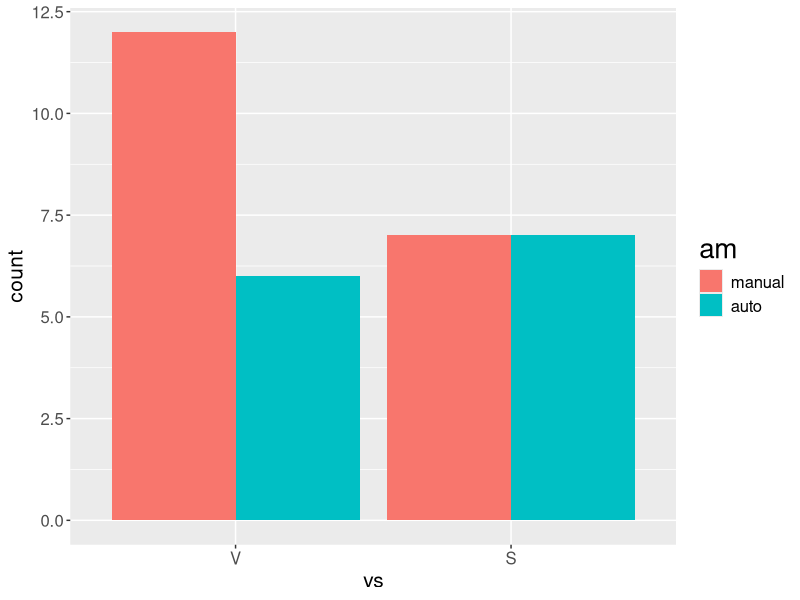
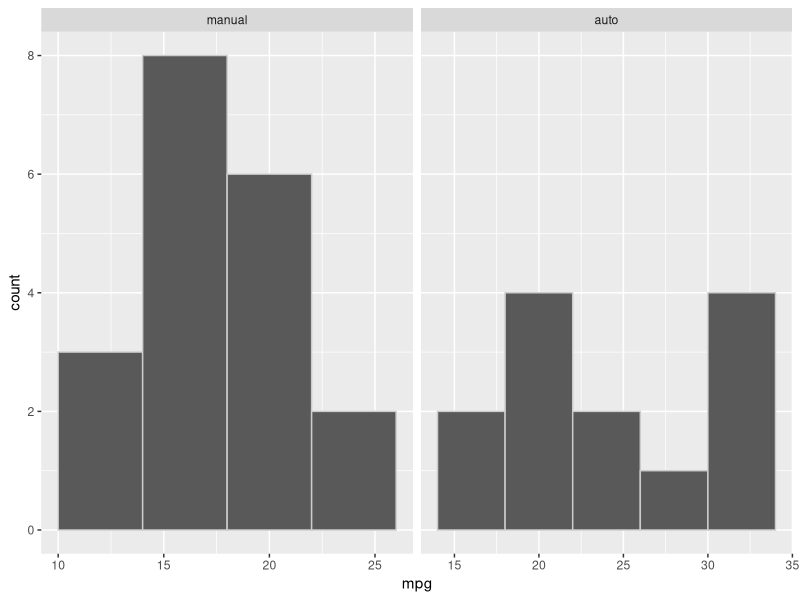
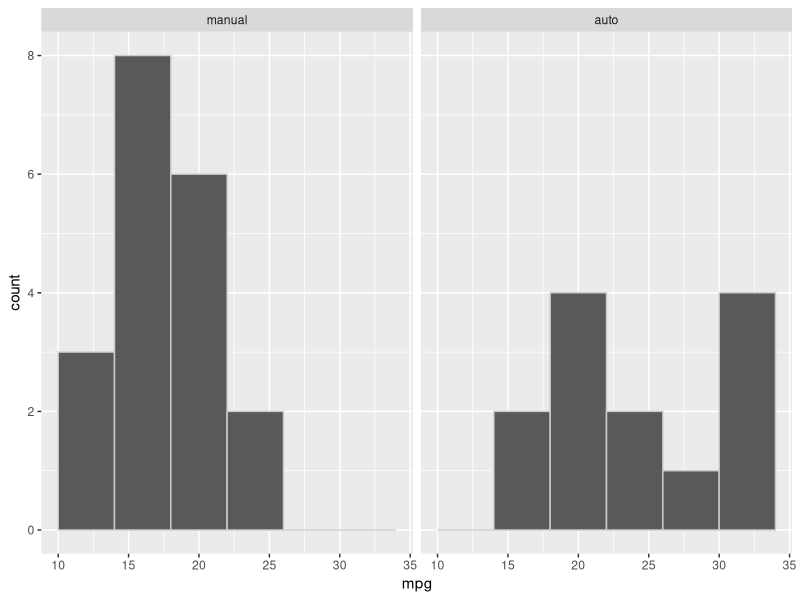
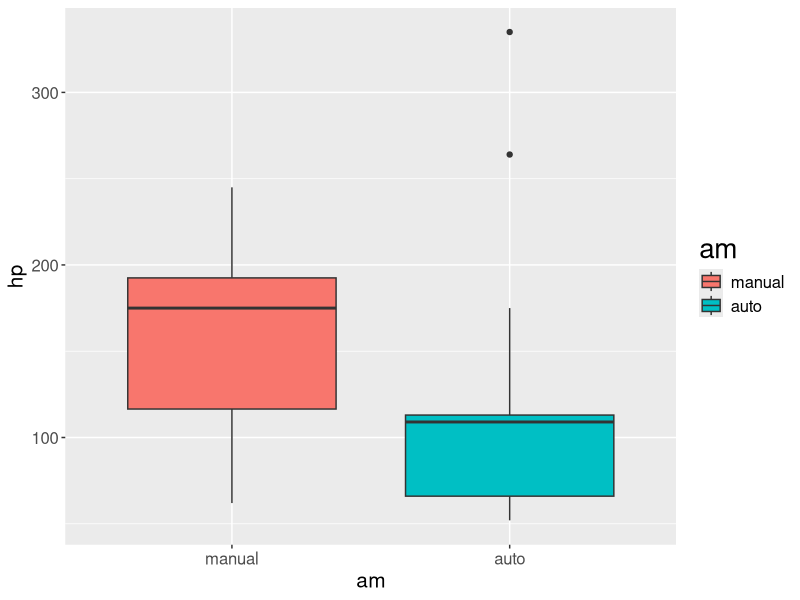
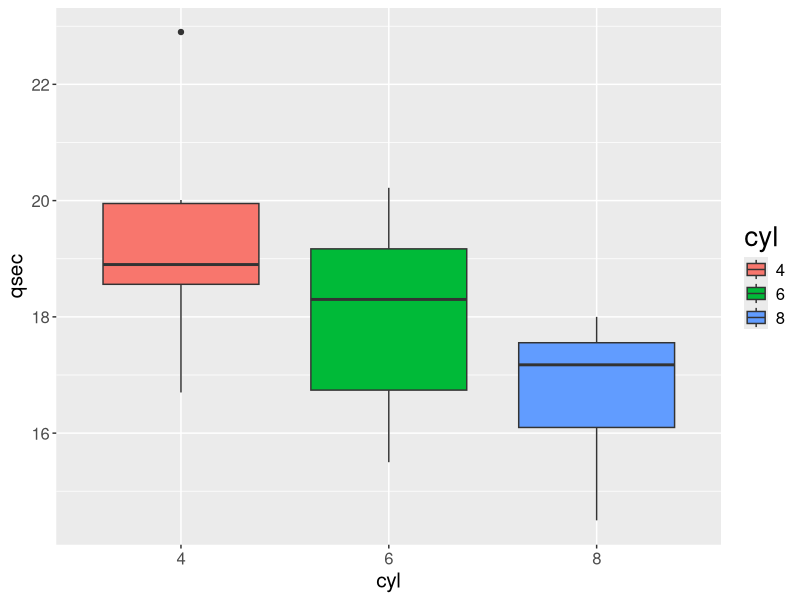
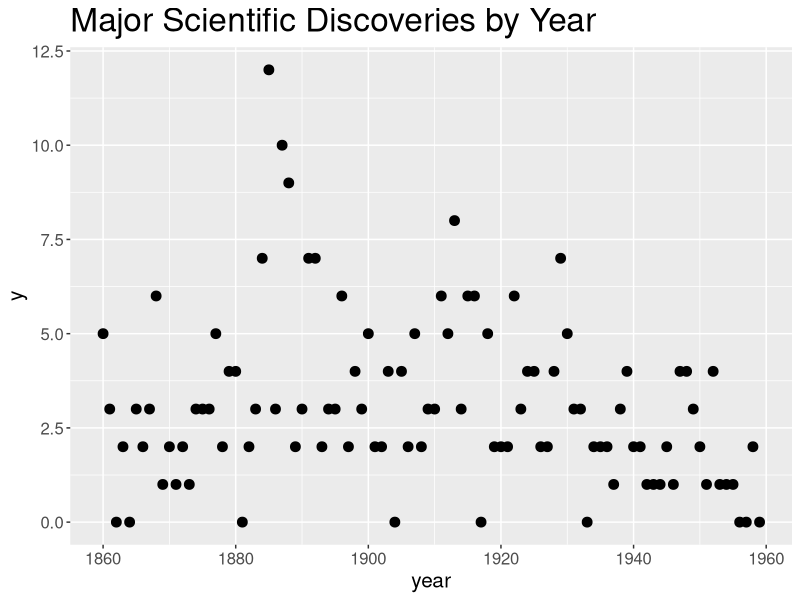
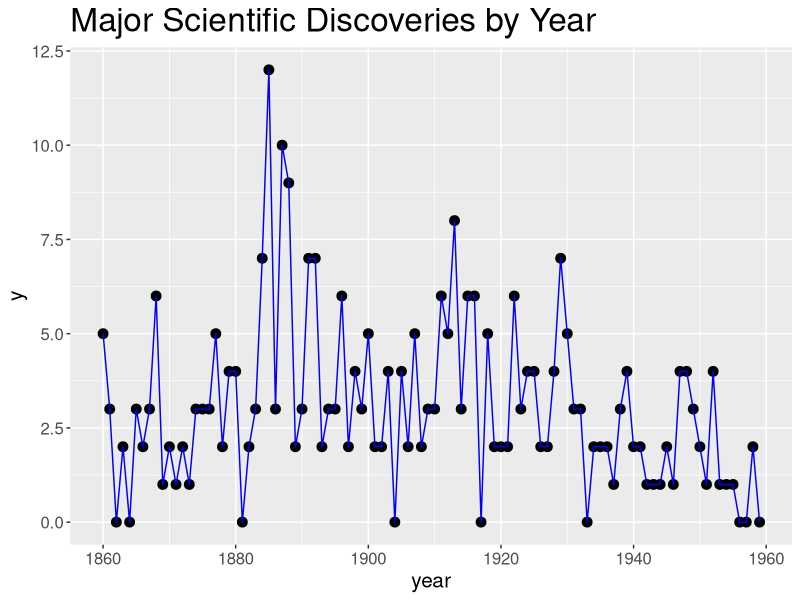
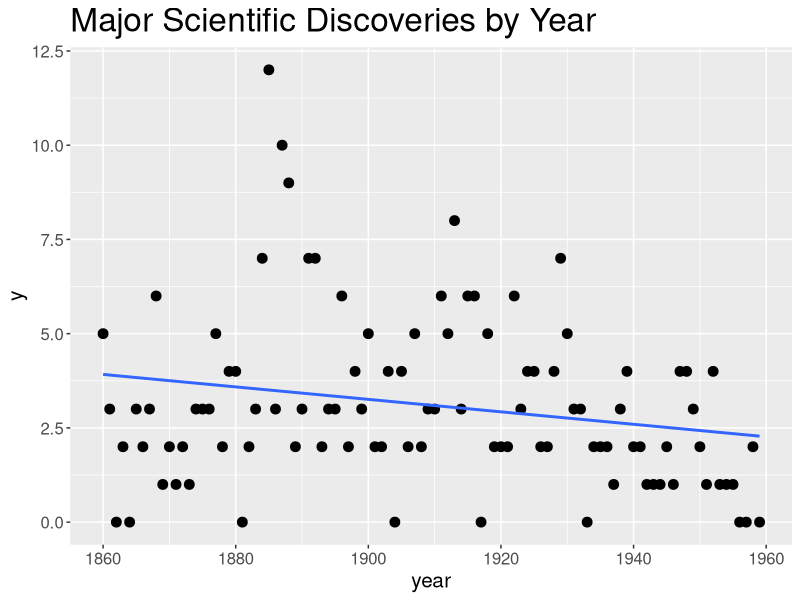

R code for these plots, in order:
## ---- chunk 1
data(mtcars)
library(dplyr, quietly = TRUE, warn.conflicts = FALSE)
library(tidyr, quietly = TRUE, warn.conflicts = FALSE)
library(ggplot2, quietly = TRUE, warn.conflicts = FALSE)
mtcars2 <- mtcars %>% mutate(am = factor(am, levels = c("0", "1"), labels = c("manual", "auto")),
                             vs = factor(vs, levels = c("0", "1"), labels = c("V", "S")),
                             cyl = as.factor(cyl)) %>%
                      dplyr::select(-drat, -carb, -gear)
rownames(mtcars2) <- rownames(mtcars)
head(mtcars2)
## ---- chunk 2
ftable(mtcars2[c("vs", "am")])
## ---- chunk 3
ps <- element_text(size = 12)
ps2 <- element_text(size = 15)
ps3 <- element_text(size = 20)
this.theme <- theme(axis.title.x = ps2, axis.title.y = ps2, axis.text.x = ps, axis.text.y = ps, title = ps3,
                    legend.text = ps)
ggplot(mtcars2, aes(x = vs, fill = am)) +
  geom_bar(position = "dodge") +
  this.theme
## ---- chunk 4
ggplot(mtcars2, aes(x = mpg)) + geom_histogram(color = "grey80", binwidth = 4) +
  facet_grid(~am, scales = "free")
## ---- chunk 5
ggplot(mtcars2, aes(x = mpg)) + geom_histogram(color = "grey80", binwidth = 4) +
  facet_grid(~am)
## ---- chunk 6
mtcars.split <- split(mtcars2, mtcars2$am)
t(sapply(mtcars.split, function(l) summary(l$mpg)))[,-4]
## ---- chunk 7
t(sapply(mtcars.split, function(l) data.frame(Mean = mean(l$mpg), "St.Dev" = sd(l$mpg))))
## ---- chunk 8
ggplot(mtcars2, aes(x = am, y = hp, fill = am)) + geom_boxplot() + this.theme
## ---- chunk 9
mtcars.split <- split(mtcars2, mtcars2$am)
t(sapply(mtcars.split, function(l) summary(l$hp)))[,-4]
## ---- chunk 10
head(mtcars2[order(mtcars2$hp, decreasing = TRUE),], 4)
## ---- chunk 11
ggplot(mtcars2, aes(x = cyl, y = qsec, fill = cyl)) + geom_boxplot() + this.theme
## ---- chunk 12
mtcars.split <- split(mtcars2, mtcars2$cyl)
t(sapply(mtcars.split, function(l) summary(l$qsec)))[,-4]
## ---- chunk 13
data("discoveries")
disc <- data.frame(y = as.integer(discoveries), year = 1860:1959)
ggplot(disc, aes(x=year, y=y))+ geom_point(size = 3) + this.theme +
  ggtitle("Major Scientific Discoveries by Year")
## ---- chunk 14
ggplot(disc, aes(x=year, y=y))+ geom_point(size = 3) + geom_line(color = "blue") +
  this.theme +
  ggtitle("Major Scientific Discoveries by Year")
## ---- chunk 15
ggplot(disc, aes(x=year, y=y))+ geom_point(size = 3) + 
  geom_smooth(method="lm", se = FALSE) +
  this.theme +
  ggtitle("Major Scientific Discoveries by Year")
## ---- chunk 16
ggplot(disc, aes(x=year, y=y))+ geom_point(size = 3) + 
  geom_smooth(span = 1, se = FALSE) +
  this.theme +
  ggtitle("Major Scientific Discoveries by Year")
## ---- chunk 17
ggplot(disc, aes(x=year, y=y))+ geom_point(size = 3) + 
  geom_smooth(span = .3, se = FALSE) +
  this.theme +
  ggtitle("Major Scientific Discoveries by Year")
## ---- chunk 18
ggplot(disc, aes(x=year, y=y))+ geom_point(size = 3) + 
  geom_smooth(span = .1, se = FALSE) +
  this.theme +
  ggtitle("Major Scientific Discoveries by Year")
## ---- chunk 19
library(MASS, quietly = TRUE, warn.conflicts = FALSE)
data(Boston)
Boston$chas <-factor(Boston$chas, levels = c(0,1),
                     labels = c("Not on River", "On River"))
Boston$rad <-factor(Boston$rad)
Boston <- Boston %>% mutate(log.crim = log(crim),
                            sqrt.crim = sqrt(crim),
                            inv.crim = crim^(-1))
ggplot(Boston, aes(x = crim)) + geom_histogram(fill = "grey40", color="black") + this.theme
## ---- chunk 20
ggplot(Boston, aes(x = inv.crim)) + geom_histogram(fill = "grey40", color="black") + this.theme + xlab("1/crim")
## ---- chunk 21
ggplot(Boston, aes(x = sqrt.crim)) + geom_histogram(fill = "grey40", color="black") + this.theme + xlab("sqrt(crim)")
## ---- chunk 22
ggplot(Boston, aes(x = log.crim)) + geom_histogram(fill = "grey40", color="black") + this.theme + xlab("log(crim)")
## ---- chunk 23
ggplot(Boston, aes(x = rad, y = crim, fill = rad)) + geom_boxplot() + 
  this.theme
## ---- chunk 24
ggplot(Boston, aes(x = rad, y = log.crim, fill = rad)) + geom_boxplot() + 
  this.theme + ylab("log(crim)")
